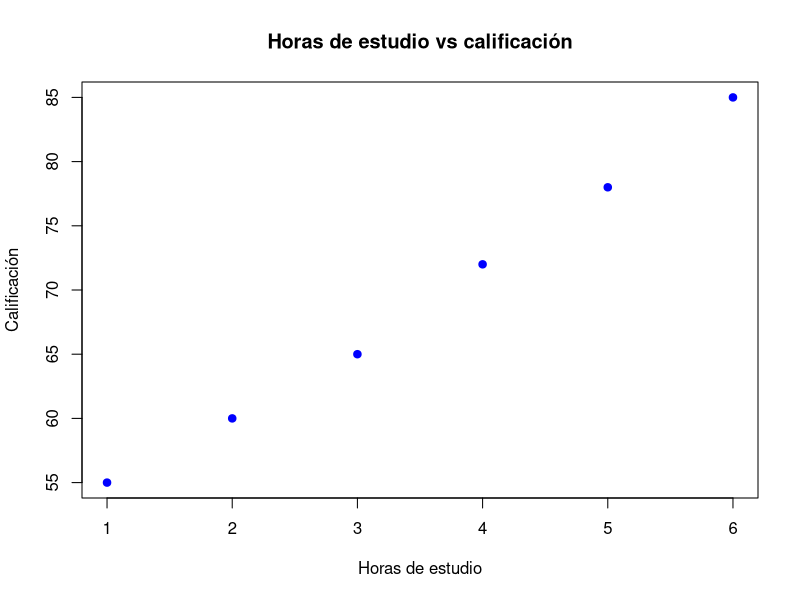
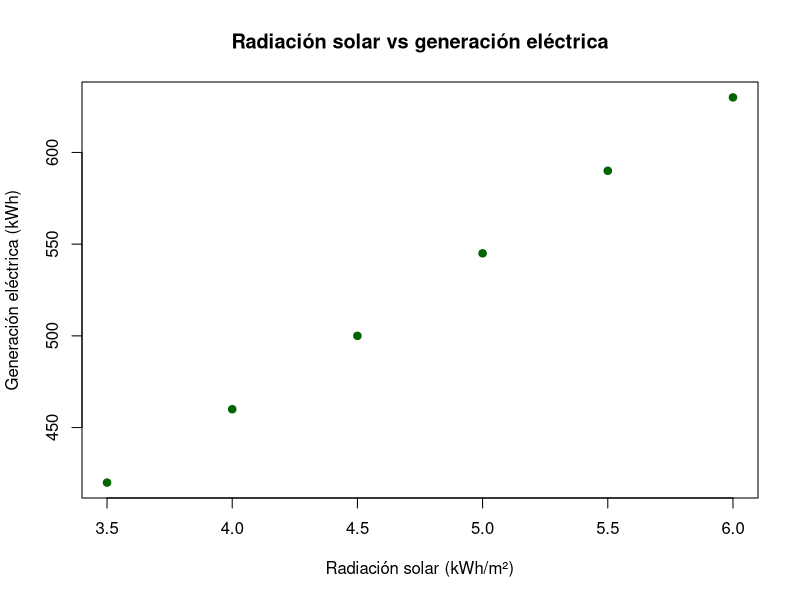
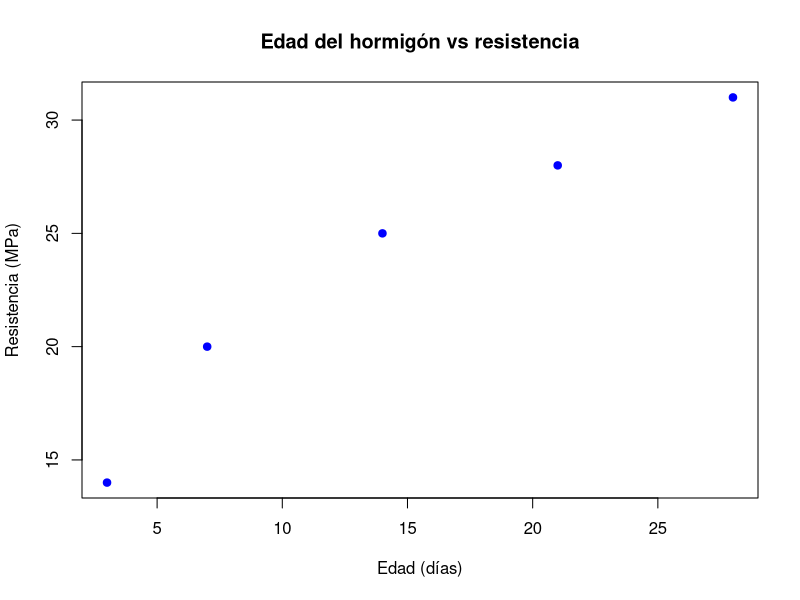
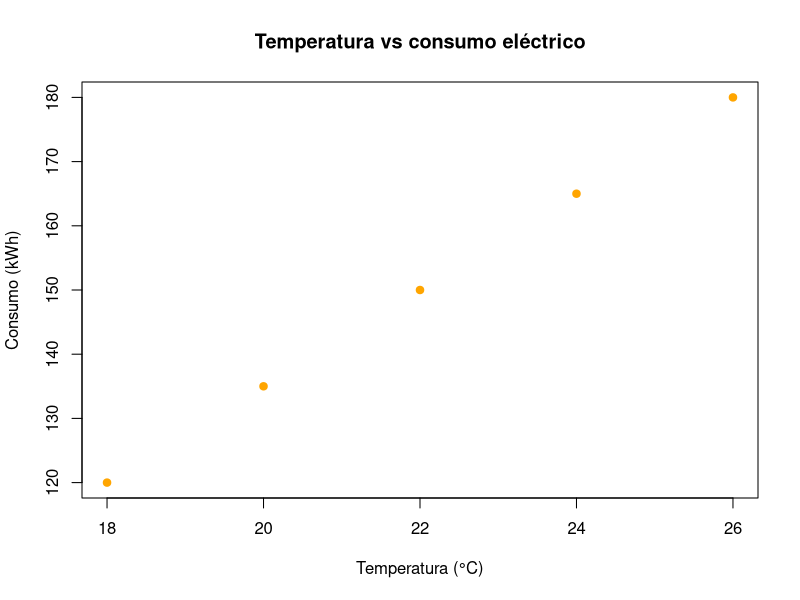
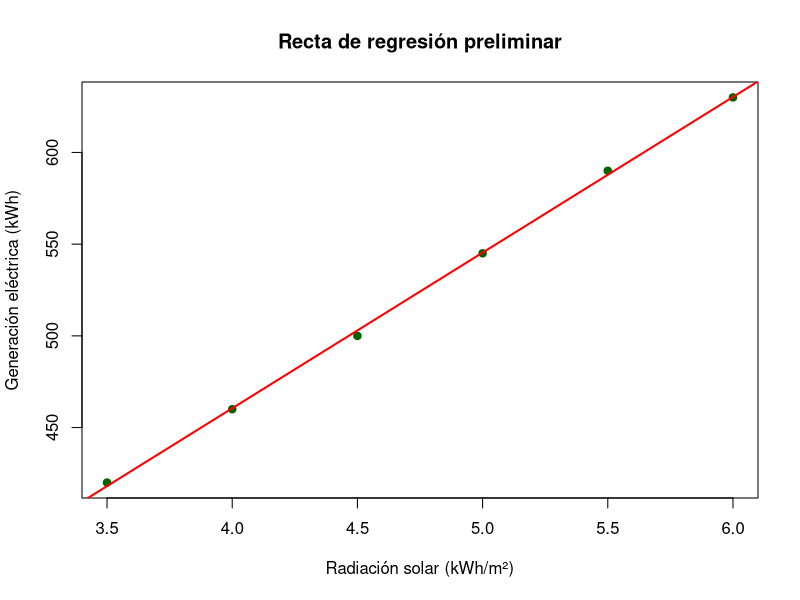
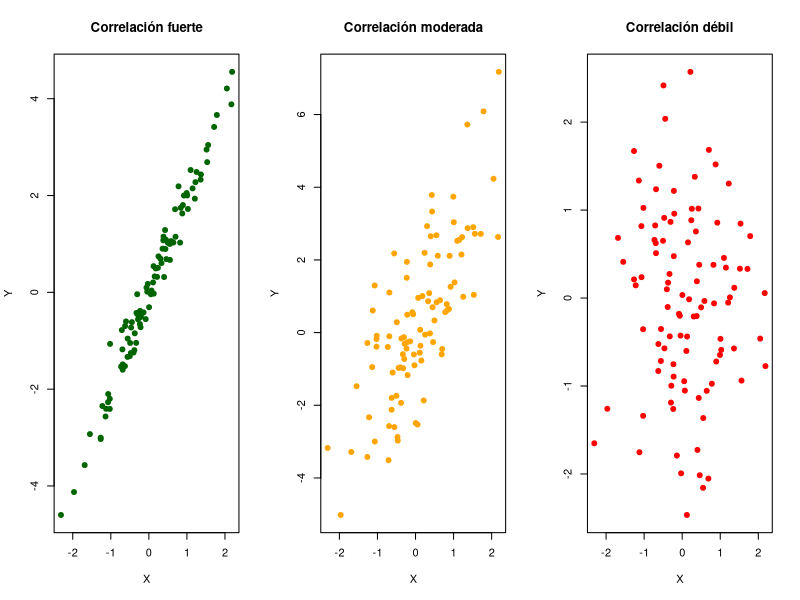
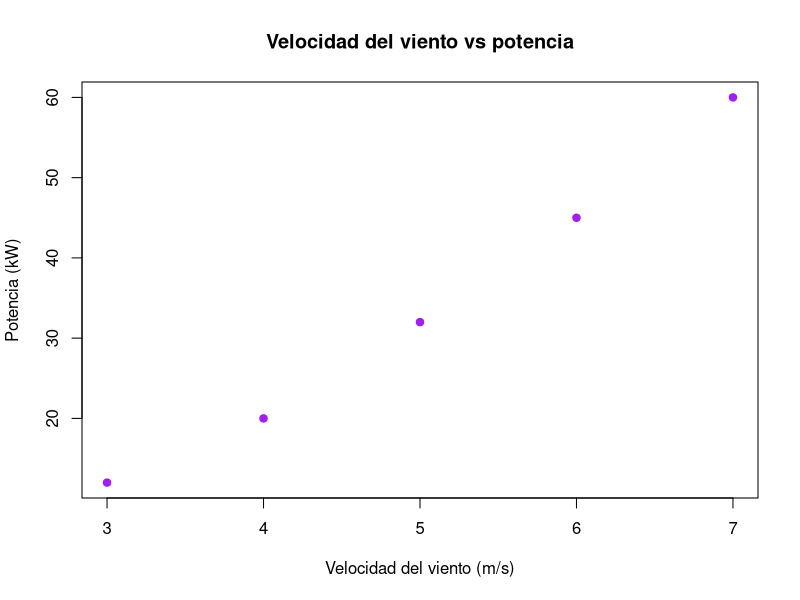

The R source for these figures, in order:
## ---- chunk 1
horas <- c(1, 2, 3, 4, 5, 6)
calificacion <- c(55, 60, 65, 72, 78, 85)

plot(horas, calificacion,
     pch = 19,
     col = "blue",
     main = "Horas de estudio vs calificación",
     xlab = "Horas de estudio",
     ylab = "Calificación")
## ---- chunk 2
x <- c(1, 2, 3)
y <- c(2, 4, 5)

cov(x, y)
## ---- chunk 3
cor(x, y)
## ---- chunk 4
r <- cor(x, y)
R2 <- r^2
R2
## ---- chunk 5
radiacion <- c(3.5, 4.0, 4.5, 5.0, 5.5, 6.0)
generacion <- c(420, 460, 500, 545, 590, 630)

cor(radiacion, generacion)
cor(radiacion, generacion)^2
## ---- chunk 6
plot(radiacion, generacion,
     pch = 19,
     col = "darkgreen",
     main = "Radiación solar vs generación eléctrica",
     xlab = "Radiación solar (kWh/m²)",
     ylab = "Generación eléctrica (kWh)")
## ---- chunk 7
edad <- c(3, 7, 14, 21, 28)
resistencia <- c(14, 20, 25, 28, 31)

plot(edad, resistencia,
     pch = 19,
     col = "blue",
     main = "Edad del hormigón vs resistencia",
     xlab = "Edad (días)",
     ylab = "Resistencia (MPa)")

cor(edad, resistencia)
cor(edad, resistencia)^2
## ---- chunk 8
temperatura <- c(18, 20, 22, 24, 26)
consumo <- c(120, 135, 150, 165, 180)

plot(temperatura, consumo,
     pch = 19,
     col = "orange",
     main = "Temperatura vs consumo eléctrico",
     xlab = "Temperatura (°C)",
     ylab = "Consumo (kWh)")

cor(temperatura, consumo)
## ---- chunk 9
modelo_solar <- lm(generacion ~ radiacion)

plot(radiacion, generacion,
     pch = 19,
     col = "darkgreen",
     main = "Recta de regresión preliminar",
     xlab = "Radiación solar (kWh/m²)",
     ylab = "Generación eléctrica (kWh)")

abline(modelo_solar, col = "red", lwd = 2)
## ---- chunk 10
set.seed(123)

x_sim <- rnorm(100)

y_fuerte <- 2*x_sim + rnorm(100, sd = 0.3)
y_moderada <- 2*x_sim + rnorm(100, sd = 1.5)
y_debil <- rnorm(100)

cor(x_sim, y_fuerte)
cor(x_sim, y_moderada)
cor(x_sim, y_debil)
## ---- chunk 11
par(mfrow = c(1,3))

plot(x_sim, y_fuerte,
     pch = 19,
     col = "darkgreen",
     main = "Correlación fuerte",
     xlab = "X",
     ylab = "Y")

plot(x_sim, y_moderada,
     pch = 19,
     col = "orange",
     main = "Correlación moderada",
     xlab = "X",
     ylab = "Y")

plot(x_sim, y_debil,
     pch = 19,
     col = "red",
     main = "Correlación débil",
     xlab = "X",
     ylab = "Y")

par(mfrow = c(1,1))
## ---- chunk 12
viento <- c(3, 4, 5, 6, 7)
potencia <- c(12, 20, 32, 45, 60)

plot(viento, potencia,
     pch = 19,
     col = "purple",
     main = "Velocidad del viento vs potencia",
     xlab = "Velocidad del viento (m/s)",
     ylab = "Potencia (kW)")

cor(viento, potencia)
cor(viento, potencia)^2
